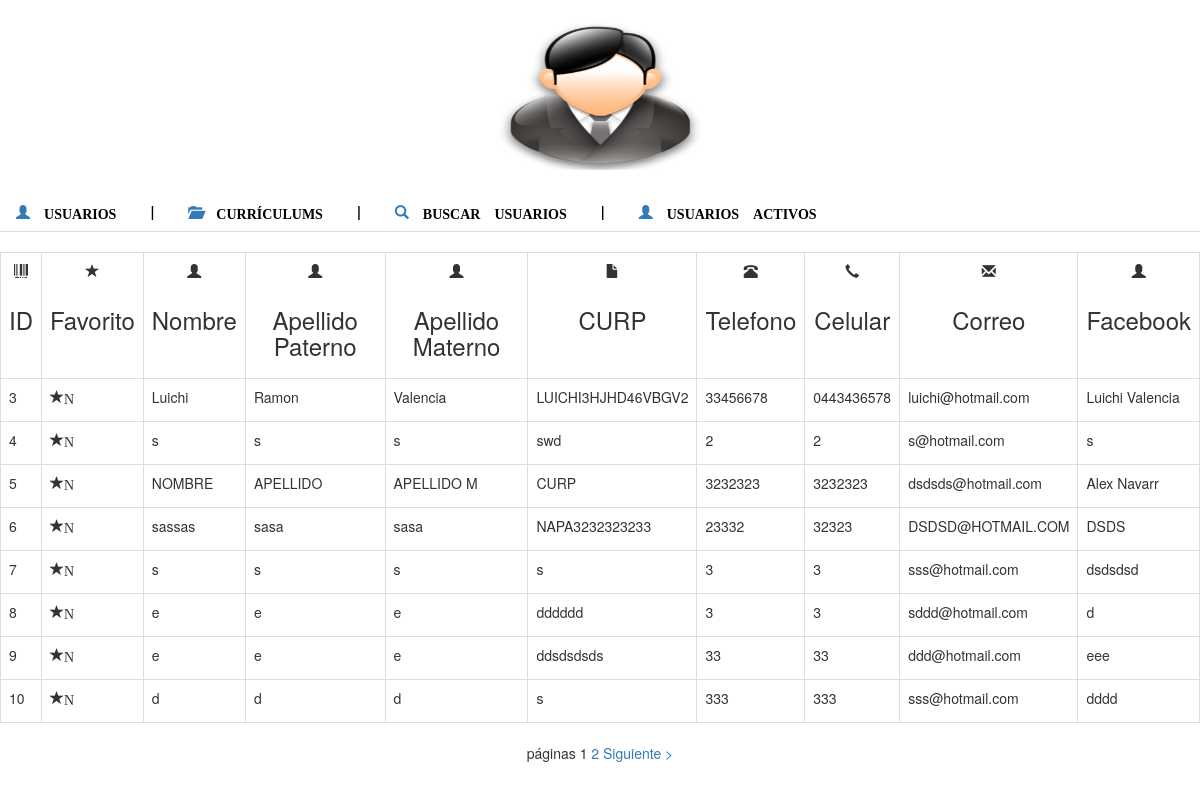
The app's page /paginacion.php with its own data.
### tables this page shows
CREATE TABLE `tbl_registro` (
  `id_registro` int(10) unsigned NOT NULL auto_increment,
  `favorito` varchar(30) default NULL,
  `nombre` varchar(50) NOT NULL,
  `apellido_paterno` varchar(50) NOT NULL,
  `apellido_materno` varchar(50) default NULL,
  `fecha_nacimiento` date NOT NULL,
  `id_estado_nacimiento` varchar(30) NOT NULL,
  `curp` char(18) NOT NULL,
  `genero` enum('H','M') default NULL,
  `calle` varchar(50) NOT NULL,
  `numero_exterior` char(10) NOT NULL,
  `numero_interior` char(10) default NULL,
  `colonia` varchar(50) NOT NULL,
  `codigo_Postal` char(5) NOT NULL,
  `id_estado` varchar(30) NOT NULL,
  `id_municipio` varchar(30) NOT NULL,
  `telefono` char(8) default NULL,
  `celular` char(10) default NULL,
  `correo_electronico` varchar(100) default NULL,
  `facebook` varchar(100) default NULL,
  `twitter` varchar(100) default NULL,
  `id_cat_estudios` varchar(30) default NULL,
  `viajar` enum('S','N') default NULL,
  `experiencia_profesional` enum('S','N') default NULL,
  `reubicarme` enum('S','N') default NULL,
  `nombre_empresa` varchar(50) default NULL,
  `cargo_empresa` varchar(50) default NULL,
  `calle_empresa` varchar(50) default NULL,
  `numero_exterior_empresa` char(10) default NULL,
  `numero_interior_empresa` char(10) default NULL,
  `colonia_empresa` varchar(50) default NULL,
  `inicio_empresa` date default NULL,
  `fin_empresa` date default NULL,
  `nombre_empresa2` varchar(50) default NULL,
  `cargo_empresa2` varchar(50) default NULL,
  `calle_empresa2` varchar(50) default NULL,
  `numero_exterior_empresa2` char(10) default NULL,
  `numero_interior_empresa2` char(10) default NULL,
  `colonia_empresa2` varchar(50) default NULL,
  `inicio_empresa2` date default NULL,
  `fin_empresa2` date default NULL,
  `nombre_empresa3` varchar(50) default NULL,
  `cargo_empresa3` varchar(50) default NULL,
  `calle_empresa3` varchar(50) default NULL,
  `numero_exterior_empresa3` char(10) default NULL,
  `numero_interior_empresa3` char(10) default NULL,
  `colonia_empresa3` varchar(50) default NULL,
  `inicio_empresa3` date default NULL,
  `fin_empresa3` date default NULL,
  `trabajo_actual` enum('S','N') default NULL,
  `responsabilidad_empresa` varchar(50) default NULL,
  `area_interes` varchar(50) default NULL,
  `activo` enum('S','N') default NULL,
  `estudias` enum('S','N') default NULL,
  `nombre_insti` varchar(30) default NULL,
  `turno_insti` enum('M','V','N') default NULL,
  `fecha_creacion` timestamp NOT NULL default CURRENT_TIMESTAMP,
  PRIMARY KEY  (`id_registro`)
);

### paginacion.php (the view, shortened to what this page needs)
<!DOCTYPE html>
<html lang="en">
<head>
      <link href="//maxcdn.bootstrapcdn.com/bootstrap/3.2.0/css/bootstrap.min.css" rel="stylesheet"></link>
<body>
    <center>  <img src="http://localhost/Bolsa/imagenes/adlogo.png" alt="" width="230px" height="150px"  /></center>
<ul class="nav nav-tabs">
<li role="presentation"><a class="glyphicon glyphicon-user" aria-hidden="true" href="http://localhost/Bolsa/index.php/vistatablas"><strong><font color="black"> USUARIOS</font></strong></a></li>
<li  role="presentation" ><a href="#"><strong><font color="black">|</font></strong></a></li>
<li role="presentation"><a class="glyphicon glyphicon-folder-open" aria-hidden="true" href="http://localhost/Bolsa/lista.php"><strong><font color="black"> CURRÍCULUMS</font></strong></a></li>
<li  role="presentation" ><a href="#"><strong><font color="black">|</font></strong></a></li>
<li role="presentation"><a class="glyphicon glyphicon-search" aria-hidden="true" href="http://localhost/Bolsa/index.php/buscar"><strong><font color="black"> BUSCAR USUARIOS</font></strong></a></li>
<li  role="presentation" ><a href="#"><strong><font color="black">|</font></strong></a></li>
<li role="presentation"><a class="glyphicon glyphicon-user" aria-hidden="true" href="http://localhost/Bolsa/paginacion.php"><strong><font color="black"> USUARIOS ACTIVOS</font></strong></a></li>
</ul>
<?php
require_once("PHPPaging.lib.php");
$pagina = new PHPPaging;
?>
</br>   <center>
<table class="table table-bordered table-hover">
  <tr>
      <td><center><p class="glyphicon glyphicon-barcode" aria-hidden="true"  ></center></p></li><strong><h3><center>ID</center></h3></strong></td>
      <td><center><p class="glyphicon glyphicon-star" aria-hidden="true" ></center></p></li><strong><h3>Favorito</h3></strong></td>
      <td><center><p class="glyphicon glyphicon-user" aria-hidden="true"  ></center></p></li><strong><h3><center>Nombre</center></h3></strong></td>
      <td><center><p class="glyphicon glyphicon-user" aria-hidden="true"  ></center></p></li><strong><h3><center>Apellido Paterno</center></h3></strong></td>
      <td><center><p class="glyphicon glyphicon-user" aria-hidden="true"  ></center></p></li><strong><h3><center>Apellido Materno</center></h3></strong></td>
      <td><center><p class="glyphicon glyphicon-glyphicon glyphicon-file" aria-hidden="true"  ></center></p></li><strong><h3><center>CURP</center></h3></strong></td>
      <td><center><p class="glyphicon glyphicon-phone-alt" aria-hidden="true"  ></center></p></li><strong><h3><center>Telefono</center></h3></strong></td>
      <td><center><p class="glyphicon glyphicon-earphone" aria-hidden="true"  ></center></p></li><strong><h3><center>Celular</center></h3></strong></td>
      <td><center><p class="glyphicon glyphicon-envelope" aria-hidden="true"  ></center></p></li><strong><h3><center>Correo</center></h3></strong></td>
      <td><center><p class="glyphicon glyphicon-user" aria-hidden="true"  ></center></p></li><strong><h3><center>Facebook</center></h3></strong></td>
  </tr>
<?php
$pagina->agregarConsulta("select nombre, apellido_paterno, id_registro, favorito, apellido_materno, curp, telefono, celular, correo_electronico, facebook, activo from tbl_registro where activo='S'");
$pagina->ejecutar();
while($res=$pagina->fetchResultado()){
 $id=$res["id_registro"];
 $fa=$res["favorito"];
 $nom=$res["nombre"];
 $ap=$res["apellido_paterno"];
  $am=$res["apellido_materno"];
  $curp=$res["curp"];
  $telefono=$res["telefono"];
	$cel=$res["celular"];
	$mail=$res["correo_electronico"];
	$face=$res["facebook"];
?>
<tr>
<td><?php echo $id; ?></td>
<td><p class="glyphicon glyphicon-star" aria-hidden="true" ><?php echo $fa; ?></td>
<td><?php echo $nom; ?></td>
<td><?php echo $ap; ?></td>
<td><?php echo $am; ?></td>
<td><?php echo $curp; ?></td>
<td><?php echo $telefono; ?></td>
<td><?php echo $cel; ?></td>
<td><?php echo $mail; ?></td>
<td><?php echo $face; ?></td>
</tr>
<?php
}
?>
</table>
<?php echo 'páginas '.$pagina->fetchNavegacion(); ?>
</center>
</body>
</html>

### records on screen
tbl_registro: id_registro "3", favorito "N", nombre "Luichi", apellido_paterno "Ramon", apellido_materno "Valencia", curp "LUICHI3HJHD46VBGV2", telefono "33456678", celular "0443436578", correo_electronico "luichi@hotmail.com", facebook "Luichi Valencia"
tbl_registro: id_registro "4", favorito "N", nombre "s", apellido_paterno "s", apellido_materno "s", curp "swd", telefono "2", celular "2", correo_electronico "s@hotmail.com", facebook "s"
tbl_registro: id_registro "5", favorito "N", nombre "NOMBRE", apellido_paterno "APELLIDO", apellido_materno "APELLIDO M", curp "CURP", telefono "3232323", celular "3232323", correo_electronico "dsdsds@hotmail.com", facebook "Alex Navarr"
tbl_registro: id_registro "6", favorito "N", nombre "sassas", apellido_paterno "sasa", apellido_materno "sasa", curp "NAPA3232323233", telefono "23332", celular "32323", correo_electronico "DSDSD@HOTMAIL.COM", facebook "DSDS"
tbl_registro: id_registro "7", favorito "N", nombre "s", apellido_paterno "s", apellido_materno "s", curp "s", telefono "3", celular "3", correo_electronico "sss@hotmail.com", facebook "dsdsdsd"
tbl_registro: id_registro "8", favorito "N", nombre "e", apellido_paterno "e", apellido_materno "e", curp "dddddd", telefono "3", celular "3", correo_electronico "sddd@hotmail.com", facebook "d"
tbl_registro: id_registro "9", favorito "N", nombre "e", apellido_paterno "e", apellido_materno "e", curp "ddsdsdsds", telefono "33", celular "33", correo_electronico "ddd@hotmail.com", facebook "eee"
tbl_registro: id_registro "10", favorito "N", nombre "d", apellido_paterno "d", apellido_materno "d", curp "s", telefono "333", celular "333", correo_electronico "sss@hotmail.com", facebook "dddd"

### other values on screen
$pagina->fetchNavegacion() "1"
$content "2 Siguiente >"
